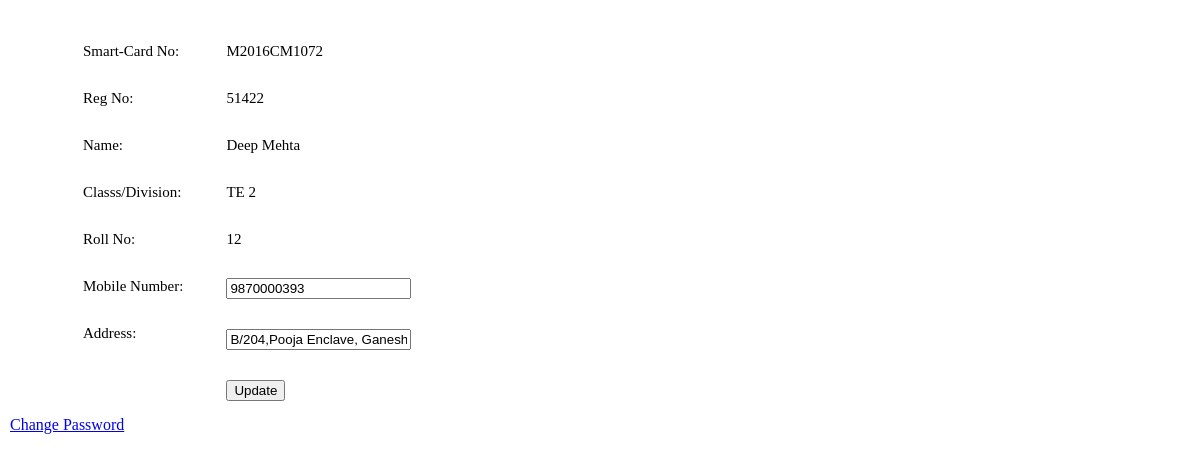
Page /update.php (signed in) on the earlier database version.
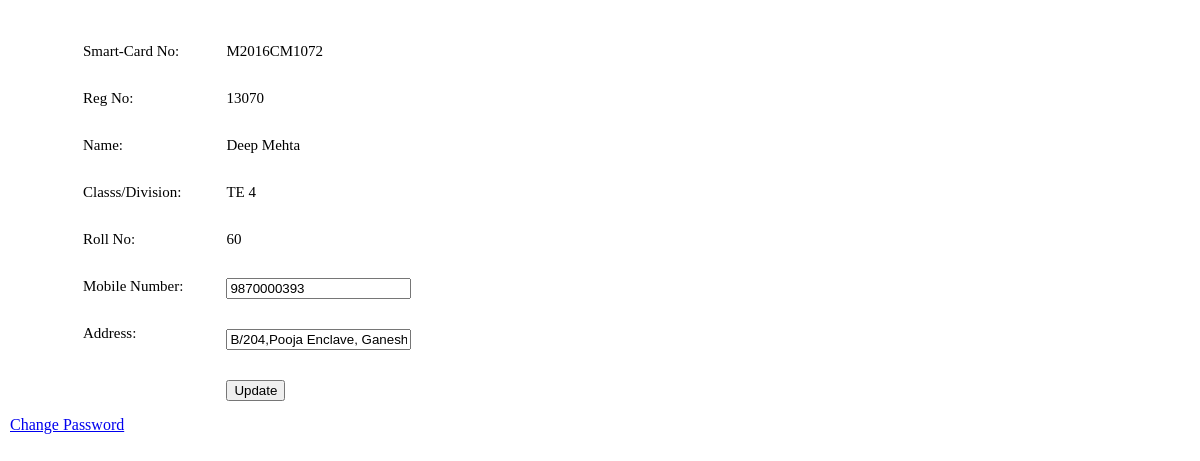
Same page on the later database version.
### tables this page shows
CREATE TABLE `profile` (
  `UserId` varchar(15) NOT NULL,
  `Fname` text NOT NULL,
  `Lname` text NOT NULL,
  `RegNo` int(5) NOT NULL,
  `Class` varchar(2) NOT NULL,
  `Division` int(1) NOT NULL,
  `RollNo` int(2) NOT NULL,
  `MobNo` bigint(10) NOT NULL,
  `Addr` varchar(50) NOT NULL,
  `Pass` varchar(32) NOT NULL
);

### update.php (the view, shortened to what this page needs)
<!DOCTYPE html>
<html lang="en">
<head>
	<link rel="stylesheet" href="Addons/update.css">
</head>
<body>
	<div class="tags">
		<ul>
			<li>Smart-Card No: </li>
			<li>Reg No: </li>
			<li>Name: </li>
			<li>Classs/Division:</li>
			<li>Roll No:</li>
			<li>Mobile Number: </li>
			<li>Address: </li>
		</ul>
	</div>
	<?php
		fetch();
		function fetch() {
			$user = 'student';
			$pass = 'sakec';
			$db = 'students';
			$conn = new mysqli('localhost', $user, $pass, $db) or die("Unable to connect to server".$db);
			$get_all = "select * from profile where UserId=\"".$_SESSION['name']."\"";
			$data = mysqli_query($conn, $get_all) or die("No records found.");
			$row = mysqli_fetch_assoc($data);
			echo'<div class="container">
				<form action="home.php?page=update.php&update=true" method="POST">
					<br><ul>
					<li>'.$row["UserId"].'</li>
					<li>'.$row["RegNo"].'</li>
					<li><span>'.$row["Fname"].' '.$row["Lname"].'</span><br></li>
					<li><span>'.$row["Class"].' '.$row["Division"].'</span><br></li>
					<li><span>'.$row["RollNo"].'</span><br></li>
					<li><input type="number" name="MobNo" value="'.$row["MobNo"].'"><br></li>
					<li><input type="text" name="Addr" value="'.$row["Addr"].'"><br></li>
					<li><input type="submit" value="Update"></li></ul>
				</form>
				<a href="home.php?page=new_pass.php">Change Password</a>
			</div>';
		}
		?>
</body>
</html>

Differences in the rows shown:
changed profile "M2016CM1072": RegNo "51422" → "13070"; Division "2" → "4"; RollNo "12" → "60"
